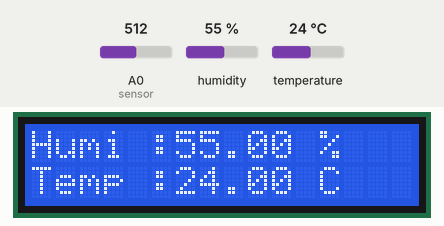
A sketch run on a simulated ESP8266 (NodeMCU). Shown: 16×2 character LCD. The inputs (shaded band) are chosen by the test bench; at power-on: A0 (sensor) = 512, humidity 55 %, temperature 24 °C. WiFi joins after 1.5 s; servers stay silent unless stated; what the sketch prints to the serial monitor is not drawn.

Above: at 6.8 s.
6.9 s: A0 (sensor) set to 716
At 12.4 s:
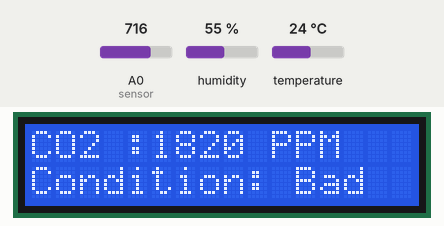
15.6 s: A0 (sensor) set to 900
At 20.9 s:
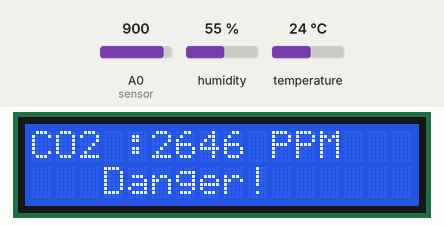
24.2 s: humidity set to 22 %
At 28.0 s:
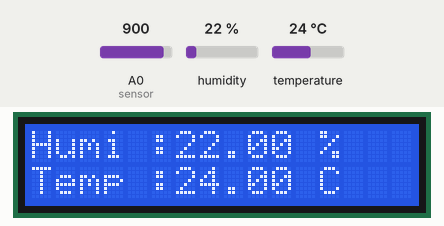
33.2 s: temperature set to 12 °C
At 36.4 s:
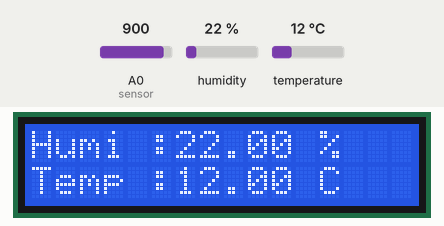
39.0 s: humidity set to 40 %
At 40.6 s:
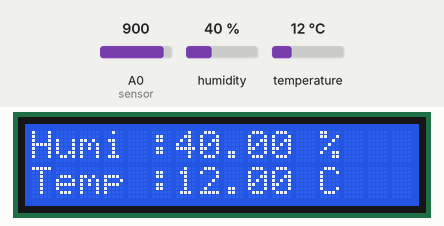
43.7 s: A0 (sensor) set to 1023
At 47.2 s:
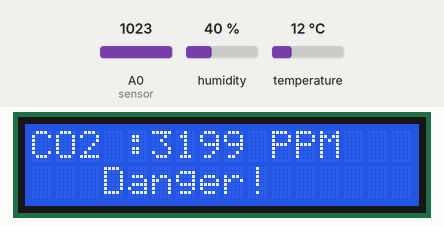
Timing chart, 0 to 48.7 s (numbered marks = the images above; inputs shaded):
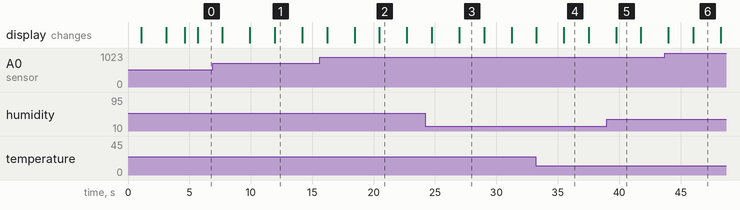

The sketch:

Airqualityasg1_.ino
```cpp
#include <Wire.h>
#include <ESP8266WiFi.h>
#include <DHT.h>
#include <LiquidCrystal_I2C.h>
#include "MQ135.h"

String apiKey = "ZH0MFBJAVY9SIRYL"; //Enter your Write API Key from ThingSpeak

const char* ssid = "UUMWiFi_Guest";
const char* password = NULL;
const char* server = "api.thingspeak.com";
const int sensorPin = 0;
int air_quality;

WiFiClient client;

// Define pin constants
#define DHTPIN D5     // Pin for DHT22 sensor
#define DHTTYPE DHT22 // DHT sensor type (DHT22)

// Initialize DHT and LCD objects
DHT dht (DHTPIN, DHTTYPE); // Create a DHT object for temperature and humidity sensor (DHT22)
LiquidCrystal_I2C lcd(0x27, 16, 2); // Create an LCD object for the I2C interface

int co2lvl;          // Variable to store CO2 level

void setup () {
  // Initialize LCD, DHT sensor, and serial communication
  lcd.init();
  dht.begin ();
  Serial.begin (9600);
  // Turn on LCD backlight and clear the screen
  lcd.backlight();
  lcd.clear();
  delay(1000);
  lcd.clear(); // Clear again after a delay

  lcd.print("Hello World :)");
  delay(2000);

  WiFi.begin(ssid, password);
  Serial.print("Connecting to ");
  lcd.setCursor(0,0);
  lcd.print("Connecting to: ");
  Serial.println(ssid);
  lcd.setCursor(0,1);
  lcd.println(ssid);

  while (WiFi.status() != WL_CONNECTED) {
    delay(500);
    Serial.print(".");
  }

  Serial.println("");
  Serial.println("WiFi connected");
  lcd.clear();
  lcd.print("WiFi Connected");
  delay(1000);

}

void loop() {
  lcd.clear(); // Clear LCD screen at the beginning of each loop

  // Read humidity and temperature from DHT sensor
  float h = dht.readHumidity(); // Read humidity from DHT sensor
  float t = dht.readTemperature (); // Read temperature from DHT sensor
  // Read analog value from MQ135 sensor and convert to CO2 level
  int analogValue = analogRead(A0); // Read analog value from MQ135 sensor
  co2lvl = analogValue - 400; // Adjust for sensor offset
  co2lvl = map(co2lvl, 0, 1024, 400, 5000); // Map analog reading to CO2 range

  // Check for NaN (not a number) readings
  if (isnan(h) || isnan (t) || isnan (co2lvl)) {
    Serial.println("Failed to read fron DHT sensor!");
    return;
  }
  // Print readings to serial monitor
  Serial.print ("Humidity: ");
  Serial.print (h);
  Serial.print (" %\t");
  Serial.print ("Temperature: ");
  Serial.print (t);
  Serial.print (" *C ");
  Serial.println("");
  Serial.print("CO2: ");
  Serial.print(co2lvl);
  Serial.println(" PPM");


  // Display readings on LCD
  lcd.setCursor(0,0);
  lcd.print("Humi :");
  lcd.print(h);
  lcd.print(" %");

  lcd.setCursor(0,1);
  lcd.print("Temp :");
  lcd.print(t);
  lcd.print(" C");

  delay(2000); // Delay to read before updating LCD

  lcd.clear(); // Clear screen before displaying CO2 reading

  lcd.setCursor(0,0);
  lcd.print("CO2 :");
  lcd.print(co2lvl);
  lcd.print(" PPM");

  // Display air quality status based on CO2 level
  if ((co2lvl >= 300) && (co2lvl <= 1400))
  {
    lcd.setCursor(0,1);
    lcd.print("Condition: Good ");
    Serial.println("Condition: Good");
  }
  else if ((co2lvl >= 1400) && (co2lvl <= 2000))
  {
    lcd.setCursor(0,1);
    lcd.print("Condition: Bad "); // Display custom character for bad air quality
    Serial.println("Condition: Bad");
  }
  else
  {
    lcd.setCursor(0,1);
    lcd.print("   Danger!");
    Serial.println("Condition: Danger");
  }

   if (client.connect(server, 80)) {
    String postStr = apiKey;
    postStr += "&field1=";
    postStr += String(t);
    postStr += "&field2=";
    postStr += String(h);
    postStr += "&field3=";
    postStr += String(co2lvl);
    postStr += "\r\n\r\n";

    client.print("POST /update HTTP/1.1\n");
    client.print("Host: api.thingspeak.com\n");
    client.print("Connection: close\n");
    client.print("X-THINGSPEAKAPIKEY: " + apiKey + "\n");
    client.print("Content-Type: application/x-www-form-urlencoded\n");
    client.print("Content-Length: ");
    client.print(postStr.length());
    client.print("\n\n");
    client.print(postStr);

    Serial.println("Data sent to ThingSpeak");
   }
    client.stop();
  delay(2000); // Delay before next loop iteration
}
```

Measured:
- after the input at 6.9 s, the display: first differs from a run without the input after 5.1 s (image 1)
- after the input at 15.6 s, the display: first differs from a run without the input after 4.9 s (image 2)
- after the input at 24.2 s, the display: first differs from a run without the input after 2.8 s (image 3)
- after the input at 33.2 s, the display: first differs from a run without the input after 2.3 s (image 4)
- after the input at 39.0 s, the display: changes after 0.75 s (image 5)
- after the input at 43.7 s, the display: first differs from a run without the input after 2.3 s (image 6)
- what the display in image 1 shows lasts 2.2 s, from 12.0 s to 14.2 s
